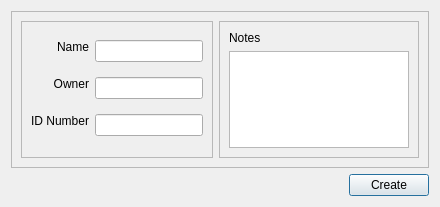
<?xml version="1.0" encoding="UTF-8"?>
<ui version="4.0">
 <class>BookProp</class>
 <widget class="QDialog" name="BookProp">
  <property name="geometry">
   <rect>
    <x>0</x>
    <y>0</y>
    <width>440</width>
    <height>207</height>
   </rect>
  </property>
  <property name="windowTitle">
   <string>Book Properties</string>
  </property>
  <layout class="QGridLayout" name="gridLayout_3">
   <item row="1" column="0" colspan="2">
    <layout class="QHBoxLayout" name="horizontalLayout">
     <item>
      <spacer name="horizontalSpacer">
       <property name="orientation">
        <enum>Qt::Horizontal</enum>
       </property>
       <property name="sizeHint" stdset="0">
        <size>
         <width>96</width>
         <height>20</height>
        </size>
       </property>
      </spacer>
     </item>
     <item>
      <widget class="QPushButton" name="applyButton">
       <property name="text">
        <string>Create</string>
       </property>
      </widget>
     </item>
    </layout>
   </item>
   <item row="0" column="0" colspan="2">
    <widget class="QFrame" name="frame">
     <property name="frameShape">
      <enum>QFrame::StyledPanel</enum>
     </property>
     <property name="frameShadow">
      <enum>QFrame::Raised</enum>
     </property>
     <layout class="QGridLayout" name="gridLayout">
      <item row="0" column="0">
       <widget class="QFrame" name="identification_frame">
        <property name="frameShape">
         <enum>QFrame::StyledPanel</enum>
        </property>
        <property name="frameShadow">
         <enum>QFrame::Sunken</enum>
        </property>
        <property name="lineWidth">
         <number>10</number>
        </property>
        <layout class="QGridLayout" name="gridLayout_2">
         <item row="2" column="1">
          <widget class="QLabel" name="label_6">
           <property name="text">
            <string notr="true">ID Number</string>
           </property>
           <property name="alignment">
            <set>Qt::AlignRight|Qt::AlignTop|Qt::AlignTrailing</set>
           </property>
          </widget>
         </item>
         <item row="0" column="1">
          <widget class="QLabel" name="label_5">
           <property name="layoutDirection">
            <enum>Qt::LeftToRight</enum>
           </property>
           <property name="text">
            <string notr="true">Name</string>
           </property>
           <property name="alignment">
            <set>Qt::AlignRight|Qt::AlignTop|Qt::AlignTrailing</set>
           </property>
          </widget>
         </item>
         <item row="0" column="2">
          <widget class="QLineEdit" name="book_name">
           <property name="sizePolicy">
            <sizepolicy hsizetype="Fixed" vsizetype="Fixed">
             <horstretch>0</horstretch>
             <verstretch>0</verstretch>
            </sizepolicy>
           </property>
          </widget>
         </item>
         <item row="1" column="2">
          <widget class="QLineEdit" name="book_owner">
           <property name="sizePolicy">
            <sizepolicy hsizetype="Fixed" vsizetype="Fixed">
             <horstretch>0</horstretch>
             <verstretch>0</verstretch>
            </sizepolicy>
           </property>
          </widget>
         </item>
         <item row="2" column="2">
          <widget class="QLineEdit" name="book_id">
           <property name="sizePolicy">
            <sizepolicy hsizetype="Fixed" vsizetype="Fixed">
             <horstretch>0</horstretch>
             <verstretch>0</verstretch>
            </sizepolicy>
           </property>
          </widget>
         </item>
         <item row="1" column="1">
          <widget class="QLabel" name="label_4">
           <property name="text">
            <string notr="true">Owner</string>
           </property>
           <property name="alignment">
            <set>Qt::AlignRight|Qt::AlignTop|Qt::AlignTrailing</set>
           </property>
          </widget>
         </item>
        </layout>
       </widget>
      </item>
      <item row="0" column="1">
       <widget class="QFrame" name="disc_frame">
        <property name="frameShape">
         <enum>QFrame::StyledPanel</enum>
        </property>
        <property name="frameShadow">
         <enum>QFrame::Sunken</enum>
        </property>
        <property name="lineWidth">
         <number>10</number>
        </property>
        <layout class="QGridLayout" name="gridLayout_6">
         <item row="1" column="0">
          <widget class="QPlainTextEdit" name="book_notes">
           <property name="sizePolicy">
            <sizepolicy hsizetype="Preferred" vsizetype="Preferred">
             <horstretch>128</horstretch>
             <verstretch>128</verstretch>
            </sizepolicy>
           </property>
          </widget>
         </item>
         <item row="0" column="0">
          <widget class="QLabel" name="label_7">
           <property name="text">
            <string>Notes</string>
           </property>
          </widget>
         </item>
        </layout>
       </widget>
      </item>
     </layout>
    </widget>
   </item>
  </layout>
 </widget>
 <resources/>
 <connections/>
</ui>
